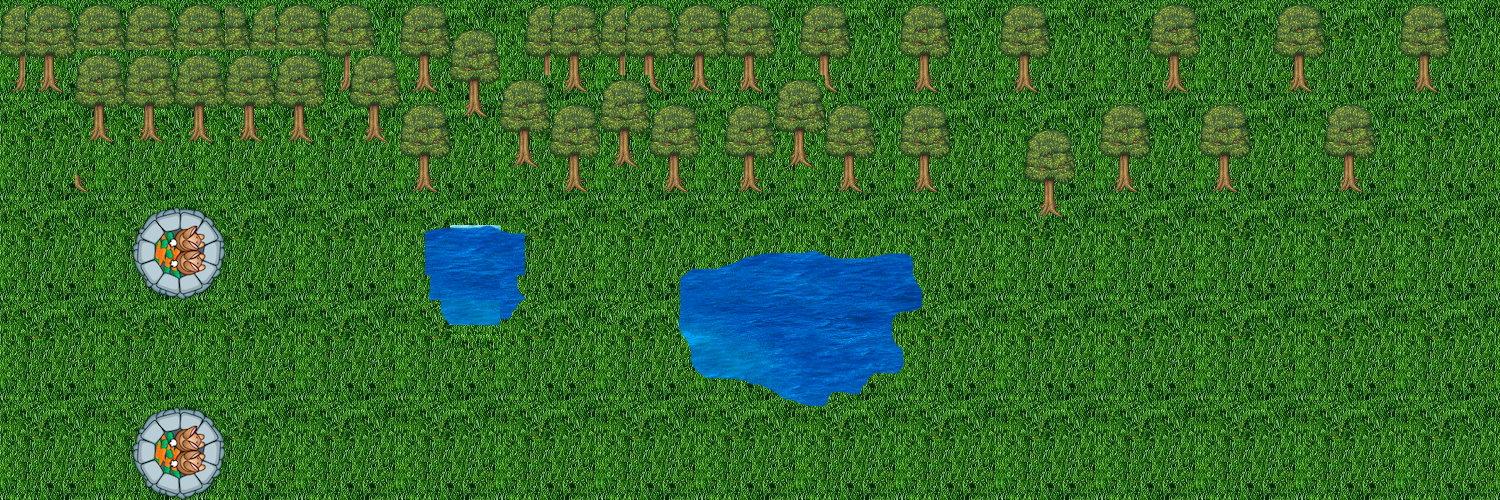

Tiled map render using the project's own tile images. Description and the map definition, with tile-layer contents summarised, below:
An orthogonal 60x20 tile map with 25x25 px tiles, 3 tile layers (Tile Layer 1, altro, alberi), 1 hidden layer not drawn, 6 tilesets and 2 objects (miaprova, quadrato).

<map version="1.0" orientation="orthogonal" width="60" height="20" tilewidth="25" tileheight="25">
 <tileset firstgid="1" name="erba100" tilewidth="25" tileheight="25">
  <image source="mattonelle/erba100.png" width="100" height="100" />
 </tileset>
 <tileset firstgid="17" name="isoalbero" tilewidth="25" tileheight="25">
  <image source="mattonelle/isoalbero.png" width="100" height="100" />
 </tileset>
 <tileset firstgid="33" name="castle" tilewidth="25" tileheight="25">
  <image source="mattonelle/castle.png" width="109" height="105" />
 </tileset>
 <tileset firstgid="49" name="acqua" tilewidth="25" tileheight="25">
  <image source="mattonelle/acqua.jpg" width="100" height="100" />
 </tileset>
 <tileset firstgid="65" name="collision25" tilewidth="25" tileheight="25">
  <image source="mattonelle/collision25.png" width="25" height="25" />
 </tileset>
 <tileset firstgid="66" name="lago" tilewidth="25" tileheight="25">
  <image source="mattonelle/lago.png" width="250" height="200" />
 </tileset>
 <layer name="Tile Layer 1" width="60" height="20">
  <data>[1200 cells, 1200 non-empty, 17 distinct tile ids]</data>
 </layer>
 <layer name="altro" width="60" height="20">
  <data>[1200 cells, 16 non-empty, 16 distinct tile ids]</data>
 </layer>
 <layer name="alberi" width="60" height="20">
  <data>[1200 cells, 478 non-empty, 102 distinct tile ids]</data>
 </layer>
 <layer name="collisioni" width="60" height="20" visible="0">
  <data>[1200 cells, 205 non-empty, 1 distinct tile ids]</data>
 </layer>
 <objectgroup name="mieioggetti" width="60" height="20">
  <object name="rettangolo" type="miaprova" x="450" y="225" width="50" height="100" />
  <object name="quadrato" x="525" y="350" width="75" height="75" />
 </objectgroup>
</map>
